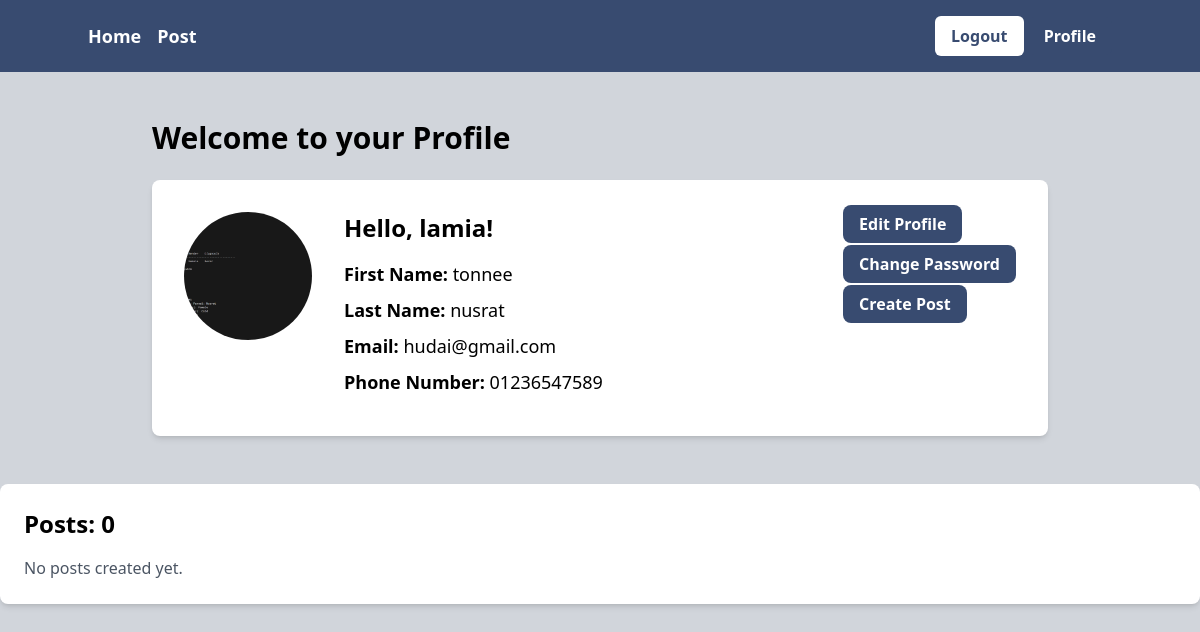
/Profile/user_profile/ (signed in), run on the app's committed database.
### Profile/models.py (models this page shows, shortened)
class User_profile(models.Model):
    user = models.OneToOneField(User, on_delete=models.CASCADE)
    phone_number = models.CharField(max_length=12)
    profile_picture = models.ImageField(upload_to='./static/images/', blank=True, null=True)

### Profile/views.py (the view)
# urls.py: path('user_profile/', views.User_Profile_Details_View.as_view(), name='User_Profile'),
class User_Profile_Details_View(LoginRequiredMixin, DetailView):
    model = models.User_profile
    template_name = 'profile.html'
    context_object_name = 'user'
    def get_object(self, queryset=None):
        return models.User_profile.objects.get(user=self.request.user)
    def get_context_data(self, **kwargs):
        context = super().get_context_data(**kwargs)
        user_posts = Post_Model.objects.filter(Author = self.request.user)
        context['posts'] = user_posts
        return context

### Profile/templates/profile.html
{% extends 'base.html' %}
{% load crispy_forms_tags %}
{% load tailwind_filters %}
{% block content %}
<div class="max-w-4xl mx-auto py-12">
    <h1 class="text-3xl font-bold mb-6">Welcome to your Profile</h1>
    <div class="bg-white shadow-md rounded-lg p-8 flex items-start space-x-8">
        <div class="flex-shrink-0">
            {% if user.user.user_profile.profile_picture %}
            <img src="{{ user.user.user_profile.profile_picture.url }}" alt="Profile Picture" class="w-32 h-32 rounded-full object-cover">
            {% else %}
            <div class="w-32 h-32 rounded-full bg-gray-200 flex items-center justify-center">
                <span class="text-gray-600">No Image</span>
            </div>
            {% endif %}
        </div>
        <div class="flex-1">
            <h2 class="text-2xl font-semibold mb-4">Hello, {{ user.user.username }}!</h2>
            <p class="text-lg mb-2"><strong>First Name:</strong> {{ user.user.first_name }}</p>
            <p class="text-lg mb-2"><strong>Last Name:</strong> {{ user.user.last_name }}</p>
            <p class="text-lg mb-2"><strong>Email:</strong> {{ user.user.email }}</p>
            <p class="text-lg mb-2"><strong>Phone Number:</strong> {{ user.user.user_profile.phone_number }}</p>
        </div>
        <div>
            <div class="mb-4">
                <a href="{% url 'edit_profile' %}" class="bg-[#384B70] text-white font-bold py-2 px-4 rounded-lg hover:bg-[#507687]">
                    Edit Profile
                </a>
            </div>
            <div class="mb-4">
                <a href="{% url 'password_change' %}" class="bg-[#384B70] text-white font-bold py-2 px-4 rounded-lg hover:bg-[#507687]">
                    Change Password
                </a>
            </div>
            <div>
                <a href="{% url 'create_post' %}" class="bg-[#384B70] text-white font-bold py-2 px-4 rounded-lg hover:bg-[#507687]">
                    Create Post
                </a>
            </div>
        </div>
    </div>
</div>
<div class="bg-white shadow-md rounded-lg p-6">
    <h3 class="text-2xl font-bold mb-4">Posts: {{ posts|length }}</h3>
    {% if posts %}
    <div class="grid grid-cols-1 md:grid-cols-2 lg:grid-cols-3 gap-6">
        {% for post in posts %}
            <div class="bg-gray-100 border border-gray-300 rounded-lg p-4 flex flex-col">
                <h4 class="text-xl font-semibold mb-2">{{ post.title }}</h4>
                <p class="text-gray-700 mb-2">{{ post.content | truncatewords:20 }}</p>
                <p class="text-gray-500 text-sm mb-4">Created on: {{ post.created_at }}</p>
                <div class="flex space-x-2 mt-auto">
                    <a href="{% url 'post_detail' post.pk %}" class="bg-[#009FBD] text-white font-bold py-2 px-4 rounded hover:bg-[#0F67B1]">View</a>
                    <a href="{% url 'update_post' post.pk %}" class="bg-[#EB5B00] text-white font-bold py-2 px-4 rounded hover:bg-[#CD5C09]">Update</a>
                    <a href="{% url 'delete_post' post.pk %}" class="bg-[#6d2828] text-white font-bold py-2 px-4 rounded hover:bg-[#B8001F]">Delete</a>
                </div>
            </div>
        {% endfor %}
    </div>
    {% else %}
    <p class="text-gray-600">No posts created yet.</p>
    {% endif %}
</div>
{% endblock %}

### data on the page
User_profile: user.user_profile.profile_picture (picture), user.username "lamia", user.first_name "tonnee", user.last_name "nusrat", user.email "hudai@gmail.com", user.user_profile.phone_number "01236547589"

### other printed values
{{ posts|length }} "0"
